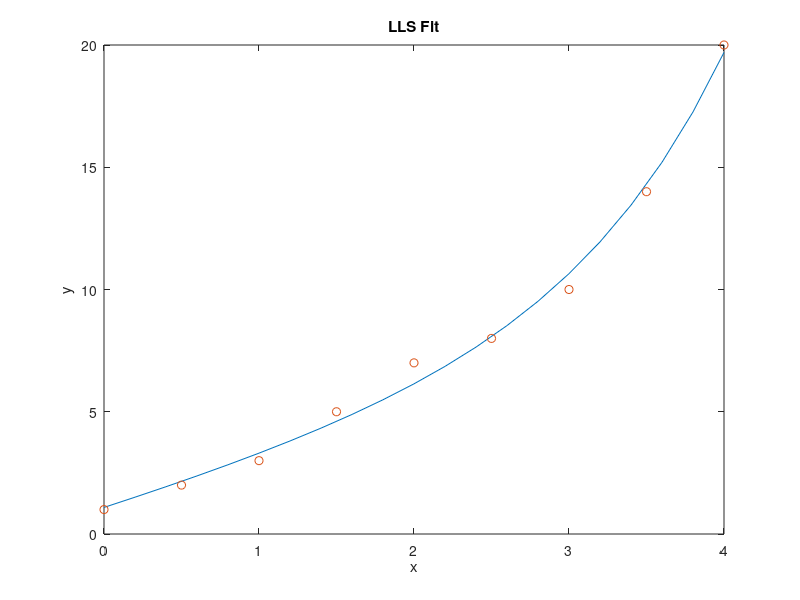
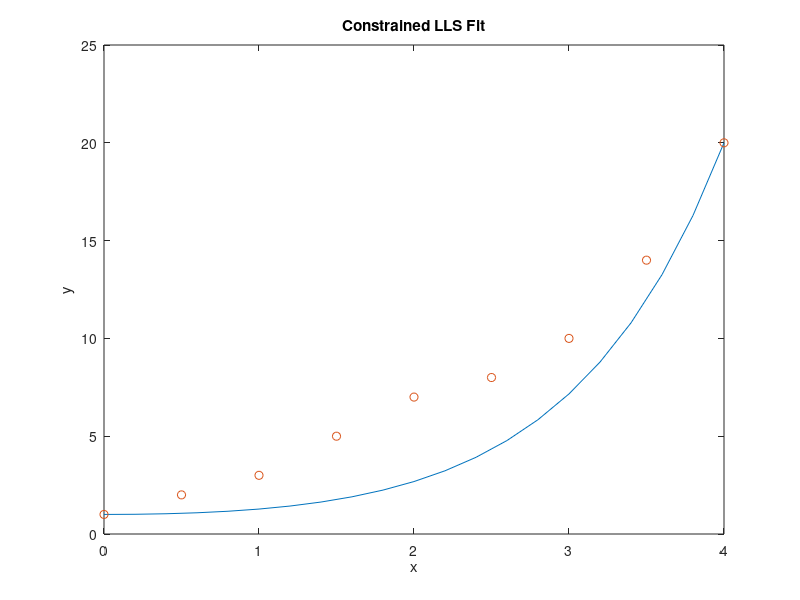

Reproduce these figures in MATLAB, in order.
clear;
close all;

%
% Illustrates linear least squares and constrained linear least squares
% fit to the curve y = a0 + a1*x + a2*exp(x) given an overdetermined
% system.
%
% The constrained fit example locks the endpoints and sets the slope at
% the first endpoint.

%
% Define local functions.  For Matlab, move these three functions
% to the bottom of the file.  Octave requires them at the top of
% the file.
%

%
% Inputs:
%   x  independent variable
%   p  Coefficiens defining the curve, as defined in file header
%      p = [a0 a1 a2]
% Return:
%   function evaluated at x
%
function y = f(x, p)
  y = p(1) + p(2)*x + p(3)*exp(x);
end

%
% Inputs:
%   x  independent variable
%   p  Coefficiens defining the curve, as defined in file header
%      p = [a0 a1 a2]
% Return:
%   Derivative of function w.r.t. independent variable x
%
function yp =  dfdx(x, p)
  yp = p(2) + p(3)*exp(x);
end

%
% Input:
%   x  independent variable
% Return:
%   Derivative of function w.r.t. fit coefficients
%   [df/da0 df/da1 df/da2]
%
function Ap = dydp(x)
  Ap = [1 x exp(x)];
end

%
% Input:
%   x  independent variable
% Return:
%   Derivative of function w.r.t. fit coefficients w.r.t. independent
%   variables
%   [df2/da0dx df2/da1dx df2/da2dx]
%
function Axp = dydpdx(x)
  Axp = [0 1 exp(x)];
end

%
% End local functions
%

  % Solve-for parameters - curve fit parameters a0, a1, a2
np = 3;

  % yvals are the observations used for the curve fit
xvals = [0,  0.5, 1, 1.5, 2, 2.5,  3,  3.5,  4]';
yvals = [1,  2,   3, 5,   7, 8,   10, 14,    20]';
n = size(xvals,1);
  % LLS solution
Ap = zeros(n, np);
for ii = 1:n
  Ap(ii,:) = dydp(xvals(ii));
end
phat = ((Ap'*Ap)^-1)*Ap'*yvals;
  % Plot solution
xfit = 0:.2:4;
nfit = size(xfit,2);
yfit = zeros(1,nfit);
for ii = 1:nfit
  yfit(ii) = f(xfit(ii), phat);
end
figure;
plot(xfit, yfit, xvals, yvals, 'o')
xlabel('x');
ylabel('y');
title('LLS Fit');
%print -deps lls.eps

  % Constraints force endpoints to exactly match
  % and force a slope of 2 at the first point
slope = 0;
xcvals = [xvals(1), xvals(n), xvals(1)]';
ycvals = [yvals(1), yvals(n), slope]';
nc = size(xcvals, 1);

Ac = zeros(nc, np);
  % First set partials for endpoint constraints
for ii = 1:(nc-1)
  Ac(ii,:) = dydp(xcvals(ii));
end
  % Slope constraint
Ac(nc,:) = dydpdx(xcvals(nc));

  % Augmented normal equations
A = [2*Ap'*Ap  Ac' ; Ac zeros(nc, nc)];
yc = [2*Ap'*yvals ; ycvals];
  % Lagrange multipliers are the last three elements of the
  % augmented solve-for parameter vector
phat = ((A'*A)^-1)*A'*yc;

for ii = 1:nfit
  yfit(ii) = f(xfit(ii), phat);
end
figure;
plot(xfit, yfit, xvals, yvals, 'o');
xlabel('x');
ylabel('y');
title('Constrained LLS Fit');

  % Verify constraints are met
fprintf('\ny = %1.3f vs. y = %1.3f constraint at x = %1.1f',...
        f(xcvals(1), phat), ycvals(1), xcvals(1));
fprintf('\ny = %1.3f vs. y = %1.3f constraint at x = %1.1f',...
        f(xcvals(2), phat), ycvals(2), xcvals(2));
fprintf('\ndydx = %1.3f vs. dydx = %1.3f constraint at x = %1.1f',...
        dfdx(xcvals(3), phat), slope, xcvals(3));

fprintf('\n');
